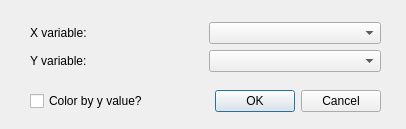
<?xml version="1.0" encoding="UTF-8"?>
<ui version="4.0">
 <class>ScatterDialog</class>
 <widget class="QDialog" name="ScatterDialog">
  <property name="geometry">
   <rect>
    <x>0</x>
    <y>0</y>
    <width>406</width>
    <height>129</height>
   </rect>
  </property>
  <property name="windowTitle">
   <string>Select variable for histogram</string>
  </property>
  <property name="autoFillBackground">
   <bool>false</bool>
  </property>
  <widget class="QWidget" name="verticalLayoutWidget">
   <property name="geometry">
    <rect>
     <x>30</x>
     <y>10</y>
     <width>351</width>
     <height>116</height>
    </rect>
   </property>
   <layout class="QVBoxLayout" name="verticalLayout">
    <item>
     <layout class="QHBoxLayout" name="horizontalLayout_2">
      <item>
       <layout class="QVBoxLayout" name="verticalLayout_2">
        <item>
         <layout class="QHBoxLayout" name="horizontalLayout_5">
          <item>
           <widget class="QLabel" name="label">
            <property name="text">
             <string>X variable:</string>
            </property>
            <property name="buddy">
             <cstring>xComboBox</cstring>
            </property>
           </widget>
          </item>
          <item>
           <widget class="QComboBox" name="xComboBox"/>
          </item>
         </layout>
        </item>
        <item>
         <layout class="QHBoxLayout" name="horizontalLayout_3">
          <item>
           <widget class="QLabel" name="label_2">
            <property name="text">
             <string>Y variable:</string>
            </property>
            <property name="buddy">
             <cstring>xComboBox</cstring>
            </property>
           </widget>
          </item>
          <item>
           <widget class="QComboBox" name="yComboBox"/>
          </item>
         </layout>
        </item>
       </layout>
      </item>
     </layout>
    </item>
    <item>
     <layout class="QHBoxLayout" name="horizontalLayout_7">
      <item>
       <widget class="QCheckBox" name="checkBox">
        <property name="text">
         <string>Color by y value?</string>
        </property>
       </widget>
      </item>
      <item>
       <widget class="QDialogButtonBox" name="buttonBox">
        <property name="orientation">
         <enum>Qt::Horizontal</enum>
        </property>
        <property name="standardButtons">
         <set>QDialogButtonBox::Cancel|QDialogButtonBox::Ok</set>
        </property>
       </widget>
      </item>
     </layout>
    </item>
   </layout>
  </widget>
 </widget>
 <resources/>
 <connections>
  <connection>
   <sender>buttonBox</sender>
   <signal>accepted()</signal>
   <receiver>ScatterDialog</receiver>
   <slot>accept()</slot>
   <hints>
    <hint type="sourcelabel">
     <x>248</x>
     <y>254</y>
    </hint>
    <hint type="destinationlabel">
     <x>157</x>
     <y>274</y>
    </hint>
   </hints>
  </connection>
  <connection>
   <sender>buttonBox</sender>
   <signal>rejected()</signal>
   <receiver>ScatterDialog</receiver>
   <slot>reject()</slot>
   <hints>
    <hint type="sourcelabel">
     <x>316</x>
     <y>260</y>
    </hint>
    <hint type="destinationlabel">
     <x>286</x>
     <y>274</y>
    </hint>
   </hints>
  </connection>
 </connections>
</ui>
